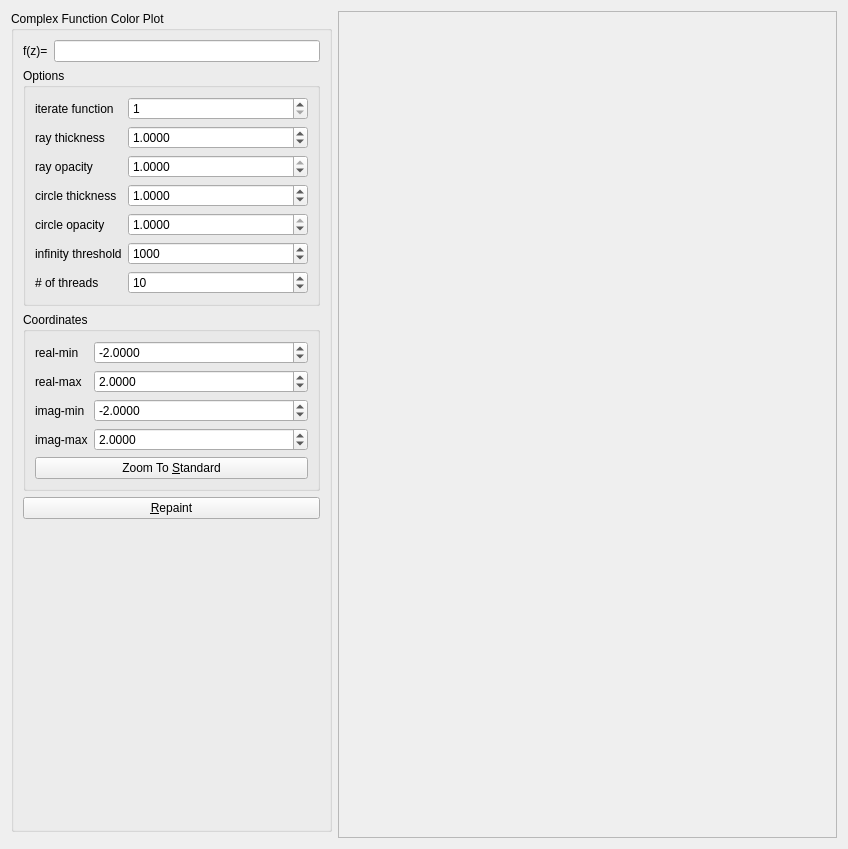
<?xml version="1.0" encoding="UTF-8"?>
<ui version="4.0">
 <class>ComplexPlotForm</class>
 <widget class="QWidget" name="ComplexPlotForm">
  <property name="geometry">
   <rect>
    <x>0</x>
    <y>0</y>
    <width>848</width>
    <height>849</height>
   </rect>
  </property>
  <property name="windowTitle">
   <string>Form</string>
  </property>
  <layout class="QGridLayout" name="gridLayout">
   <item row="0" column="1" rowspan="2">
    <widget class="ComplexPlotter" name="plotter">
     <property name="sizePolicy">
      <sizepolicy hsizetype="Expanding" vsizetype="Preferred">
       <horstretch>0</horstretch>
       <verstretch>0</verstretch>
      </sizepolicy>
     </property>
     <property name="minimumSize">
      <size>
       <width>281</width>
       <height>311</height>
      </size>
     </property>
     <property name="frameShape">
      <enum>QFrame::StyledPanel</enum>
     </property>
     <property name="frameShadow">
      <enum>QFrame::Raised</enum>
     </property>
    </widget>
   </item>
   <item row="0" column="0">
    <widget class="QGroupBox" name="complexFunctionGBox">
     <property name="sizePolicy">
      <sizepolicy hsizetype="Preferred" vsizetype="Expanding">
       <horstretch>0</horstretch>
       <verstretch>0</verstretch>
      </sizepolicy>
     </property>
     <property name="minimumSize">
      <size>
       <width>321</width>
       <height>200</height>
      </size>
     </property>
     <property name="maximumSize">
      <size>
       <width>321</width>
       <height>16777215</height>
      </size>
     </property>
     <property name="title">
      <string>Complex Function Color Plot</string>
     </property>
     <layout class="QFormLayout" name="formLayout_3">
      <property name="fieldGrowthPolicy">
       <enum>QFormLayout::AllNonFixedFieldsGrow</enum>
      </property>
      <item row="0" column="0">
       <widget class="QLabel" name="fLabel">
        <property name="text">
         <string>f(z)=</string>
        </property>
        <property name="buddy">
         <cstring>fLineEdit</cstring>
        </property>
       </widget>
      </item>
      <item row="0" column="1">
       <widget class="QLineEdit" name="fLineEdit"/>
      </item>
      <item row="2" column="0" colspan="2">
       <widget class="QGroupBox" name="coordinateGBox">
        <property name="title">
         <string>Coordinates</string>
        </property>
        <layout class="QFormLayout" name="formLayout_2">
         <item row="0" column="0">
          <widget class="QLabel" name="xminLabel">
           <property name="text">
            <string>real-min</string>
           </property>
           <property name="buddy">
            <cstring>xminDSpinBox</cstring>
           </property>
          </widget>
         </item>
         <item row="0" column="1">
          <widget class="QDoubleSpinBox" name="xminDSpinBox">
           <property name="sizePolicy">
            <sizepolicy hsizetype="Preferred" vsizetype="Preferred">
             <horstretch>0</horstretch>
             <verstretch>0</verstretch>
            </sizepolicy>
           </property>
           <property name="decimals">
            <number>4</number>
           </property>
           <property name="minimum">
            <double>-99999.000000000000000</double>
           </property>
           <property name="maximum">
            <double>99999.000000000000000</double>
           </property>
           <property name="value">
            <double>-2.000000000000000</double>
           </property>
          </widget>
         </item>
         <item row="1" column="0">
          <widget class="QLabel" name="xmaxLabel">
           <property name="text">
            <string>real-max</string>
           </property>
           <property name="buddy">
            <cstring>xmaxDSpinBox</cstring>
           </property>
          </widget>
         </item>
         <item row="1" column="1">
          <widget class="QDoubleSpinBox" name="xmaxDSpinBox">
           <property name="sizePolicy">
            <sizepolicy hsizetype="Preferred" vsizetype="Preferred">
             <horstretch>0</horstretch>
             <verstretch>0</verstretch>
            </sizepolicy>
           </property>
           <property name="decimals">
            <number>4</number>
           </property>
           <property name="minimum">
            <double>-99999.000000000000000</double>
           </property>
           <property name="maximum">
            <double>99999.000000000000000</double>
           </property>
           <property name="value">
            <double>2.000000000000000</double>
           </property>
          </widget>
         </item>
         <item row="2" column="0">
          <widget class="QLabel" name="yminLabel">
           <property name="text">
            <string>imag-min</string>
           </property>
           <property name="buddy">
            <cstring>yminDSpinBox</cstring>
           </property>
          </widget>
         </item>
         <item row="2" column="1">
          <widget class="QDoubleSpinBox" name="yminDSpinBox">
           <property name="sizePolicy">
            <sizepolicy hsizetype="Preferred" vsizetype="Preferred">
             <horstretch>0</horstretch>
             <verstretch>0</verstretch>
            </sizepolicy>
           </property>
           <property name="decimals">
            <number>4</number>
           </property>
           <property name="minimum">
            <double>-99999.000000000000000</double>
           </property>
           <property name="maximum">
            <double>99999.000000000000000</double>
           </property>
           <property name="value">
            <double>-2.000000000000000</double>
           </property>
          </widget>
         </item>
         <item row="3" column="0">
          <widget class="QLabel" name="ymaxLabel">
           <property name="text">
            <string>imag-max</string>
           </property>
           <property name="buddy">
            <cstring>ymaxDSpinBox</cstring>
           </property>
          </widget>
         </item>
         <item row="3" column="1">
          <widget class="QDoubleSpinBox" name="ymaxDSpinBox">
           <property name="sizePolicy">
            <sizepolicy hsizetype="Preferred" vsizetype="Preferred">
             <horstretch>0</horstretch>
             <verstretch>0</verstretch>
            </sizepolicy>
           </property>
           <property name="decimals">
            <number>4</number>
           </property>
           <property name="minimum">
            <double>-99999.000000000000000</double>
           </property>
           <property name="maximum">
            <double>99999.000000000000000</double>
           </property>
           <property name="value">
            <double>2.000000000000000</double>
           </property>
          </widget>
         </item>
         <item row="4" column="0" colspan="2">
          <widget class="QPushButton" name="standardPushButton">
           <property name="text">
            <string>Zoom To &amp;Standard</string>
           </property>
          </widget>
         </item>
        </layout>
       </widget>
      </item>
      <item row="3" column="0" colspan="2">
       <widget class="QPushButton" name="repaintPushButton">
        <property name="text">
         <string>&amp;Repaint</string>
        </property>
       </widget>
      </item>
      <item row="1" column="0" colspan="2">
       <widget class="QGroupBox" name="optionsGBox">
        <property name="title">
         <string>Options</string>
        </property>
        <layout class="QFormLayout" name="formLayout">
         <item row="0" column="1">
          <widget class="QSpinBox" name="iterateSpinBox">
           <property name="minimum">
            <number>1</number>
           </property>
          </widget>
         </item>
         <item row="1" column="1">
          <widget class="QDoubleSpinBox" name="rayThicknessDSpinBox">
           <property name="decimals">
            <number>4</number>
           </property>
           <property name="minimum">
            <double>0.200000000000000</double>
           </property>
           <property name="maximum">
            <double>5.000000000000000</double>
           </property>
           <property name="singleStep">
            <double>0.200000000000000</double>
           </property>
           <property name="value">
            <double>1.000000000000000</double>
           </property>
          </widget>
         </item>
         <item row="4" column="0">
          <widget class="QLabel" name="rayOpacityLabel">
           <property name="text">
            <string>ray opacity</string>
           </property>
          </widget>
         </item>
         <item row="4" column="1">
          <widget class="QDoubleSpinBox" name="rayOpacityDSpinBox">
           <property name="decimals">
            <number>4</number>
           </property>
           <property name="minimum">
            <double>0.000000000000000</double>
           </property>
           <property name="maximum">
            <double>1.000000000000000</double>
           </property>
           <property name="singleStep">
            <double>0.100000000000000</double>
           </property>
           <property name="value">
            <double>1.000000000000000</double>
           </property>
          </widget>
         </item>
         <item row="5" column="0">
          <widget class="QLabel" name="circleThicknessLabel">
           <property name="text">
            <string>circle thickness</string>
           </property>
          </widget>
         </item>
         <item row="5" column="1">
          <widget class="QDoubleSpinBox" name="circleThicknessDSpinBox">
           <property name="decimals">
            <number>4</number>
           </property>
           <property name="minimum">
            <double>0.200000000000000</double>
           </property>
           <property name="maximum">
            <double>5.000000000000000</double>
           </property>
           <property name="singleStep">
            <double>0.200000000000000</double>
           </property>
           <property name="value">
            <double>1.000000000000000</double>
           </property>
          </widget>
         </item>
         <item row="6" column="0">
          <widget class="QLabel" name="circleOpacityLabel">
           <property name="text">
            <string>circle opacity</string>
           </property>
          </widget>
         </item>
         <item row="6" column="1">
          <widget class="QDoubleSpinBox" name="circleOpacityDSpinBox">
           <property name="decimals">
            <number>4</number>
           </property>
           <property name="minimum">
            <double>0.000000000000000</double>
           </property>
           <property name="maximum">
            <double>1.000000000000000</double>
           </property>
           <property name="singleStep">
            <double>0.100000000000000</double>
           </property>
           <property name="value">
            <double>1.000000000000000</double>
           </property>
          </widget>
         </item>
         <item row="7" column="0">
          <widget class="QLabel" name="infThresholdLabel">
           <property name="text">
            <string>infinity threshold</string>
           </property>
          </widget>
         </item>
         <item row="7" column="1">
          <widget class="QSpinBox" name="infThresholdSpinBox">
           <property name="maximum">
            <number>1000000</number>
           </property>
           <property name="singleStep">
            <number>10</number>
           </property>
           <property name="value">
            <number>1000</number>
           </property>
          </widget>
         </item>
         <item row="8" column="0">
          <widget class="QLabel" name="nThreadsLabel">
           <property name="text">
            <string># of threads</string>
           </property>
          </widget>
         </item>
         <item row="8" column="1">
          <widget class="QSpinBox" name="nThreadsSpinBox">
           <property name="minimum">
            <number>1</number>
           </property>
           <property name="maximum">
            <number>16</number>
           </property>
           <property name="singleStep">
            <number>1</number>
           </property>
           <property name="value">
            <number>10</number>
           </property>
          </widget>
         </item>
         <item row="0" column="0">
          <widget class="QLabel" name="iterateLabel">
           <property name="text">
            <string>iterate function</string>
           </property>
          </widget>
         </item>
         <item row="1" column="0">
          <widget class="QLabel" name="tayThicknessLabel">
           <property name="text">
            <string>ray thickness</string>
           </property>
          </widget>
         </item>
        </layout>
       </widget>
      </item>
     </layout>
    </widget>
   </item>
  </layout>
 </widget>
 <customwidgets>
  <customwidget>
   <class>ComplexPlotter</class>
   <extends>QFrame</extends>
   <header>ComplexPlotter.hpp</header>
   <container>1</container>
  </customwidget>
 </customwidgets>
 <resources/>
 <connections/>
</ui>
